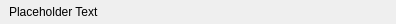
<?xml version="1.0" encoding="UTF-8"?>
<ui version="4.0">
 <class>ColorWidget</class>
 <widget class="QWidget" name="ColorWidget">
  <property name="geometry">
   <rect>
    <x>0</x>
    <y>0</y>
    <width>396</width>
    <height>24</height>
   </rect>
  </property>
  <property name="windowTitle">
   <string>Form</string>
  </property>
  <layout class="QHBoxLayout" name="horizontalLayout">
   <property name="spacing">
    <number>6</number>
   </property>
   <property name="leftMargin">
    <number>9</number>
   </property>
   <property name="topMargin">
    <number>0</number>
   </property>
   <property name="rightMargin">
    <number>0</number>
   </property>
   <property name="bottomMargin">
    <number>0</number>
   </property>
   <item>
    <widget class="QLabel" name="label">
     <property name="sizePolicy">
      <sizepolicy hsizetype="MinimumExpanding" vsizetype="Preferred">
       <horstretch>0</horstretch>
       <verstretch>0</verstretch>
      </sizepolicy>
     </property>
     <property name="maximumSize">
      <size>
       <width>150</width>
       <height>16777215</height>
      </size>
     </property>
     <property name="text">
      <string>Placeholder Text</string>
     </property>
    </widget>
   </item>
   <item>
    <widget class="QWidget" name="color" native="true"/>
   </item>
  </layout>
 </widget>
 <resources/>
 <connections/>
</ui>
